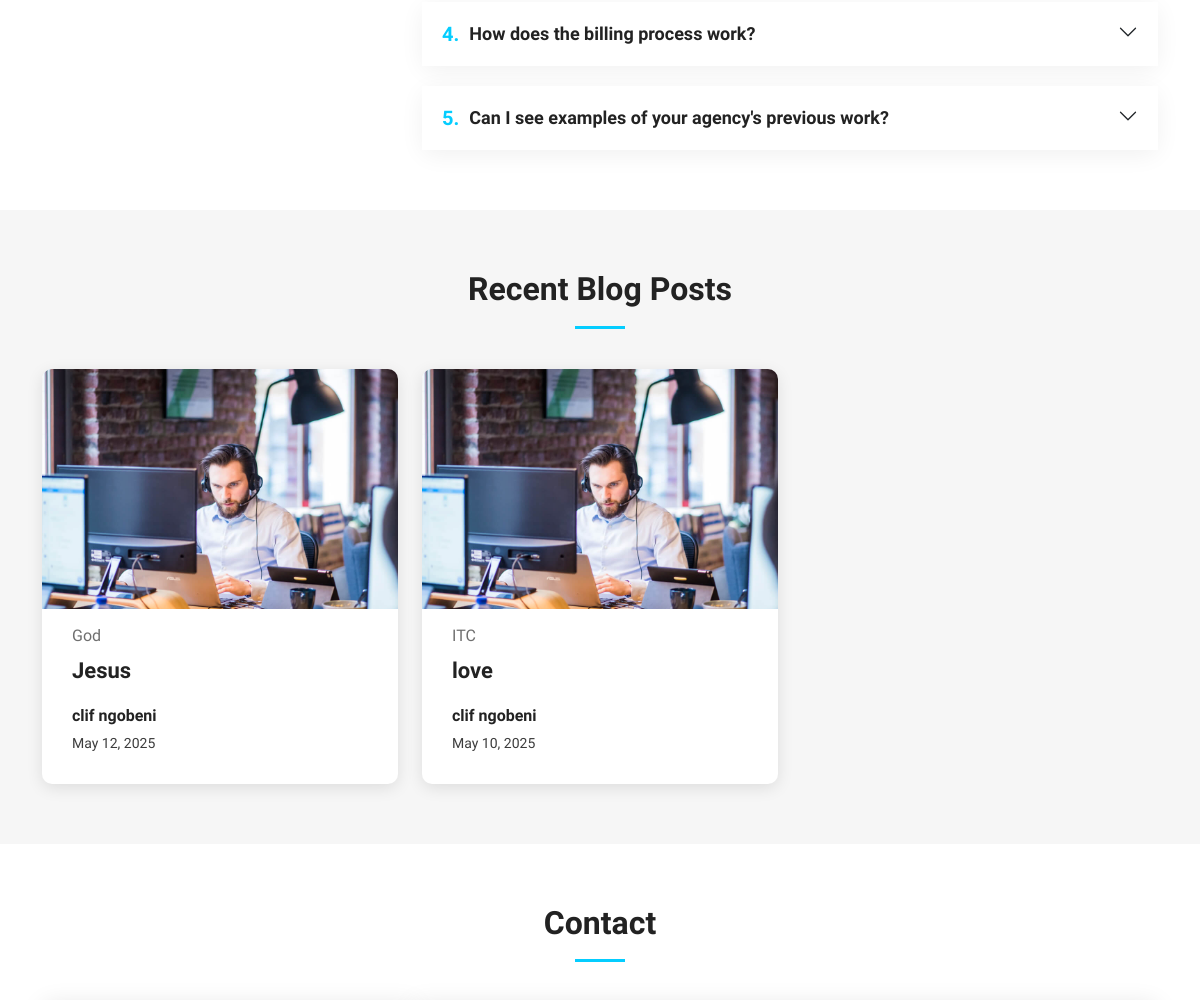
Before: / (middle part) with the older database file.
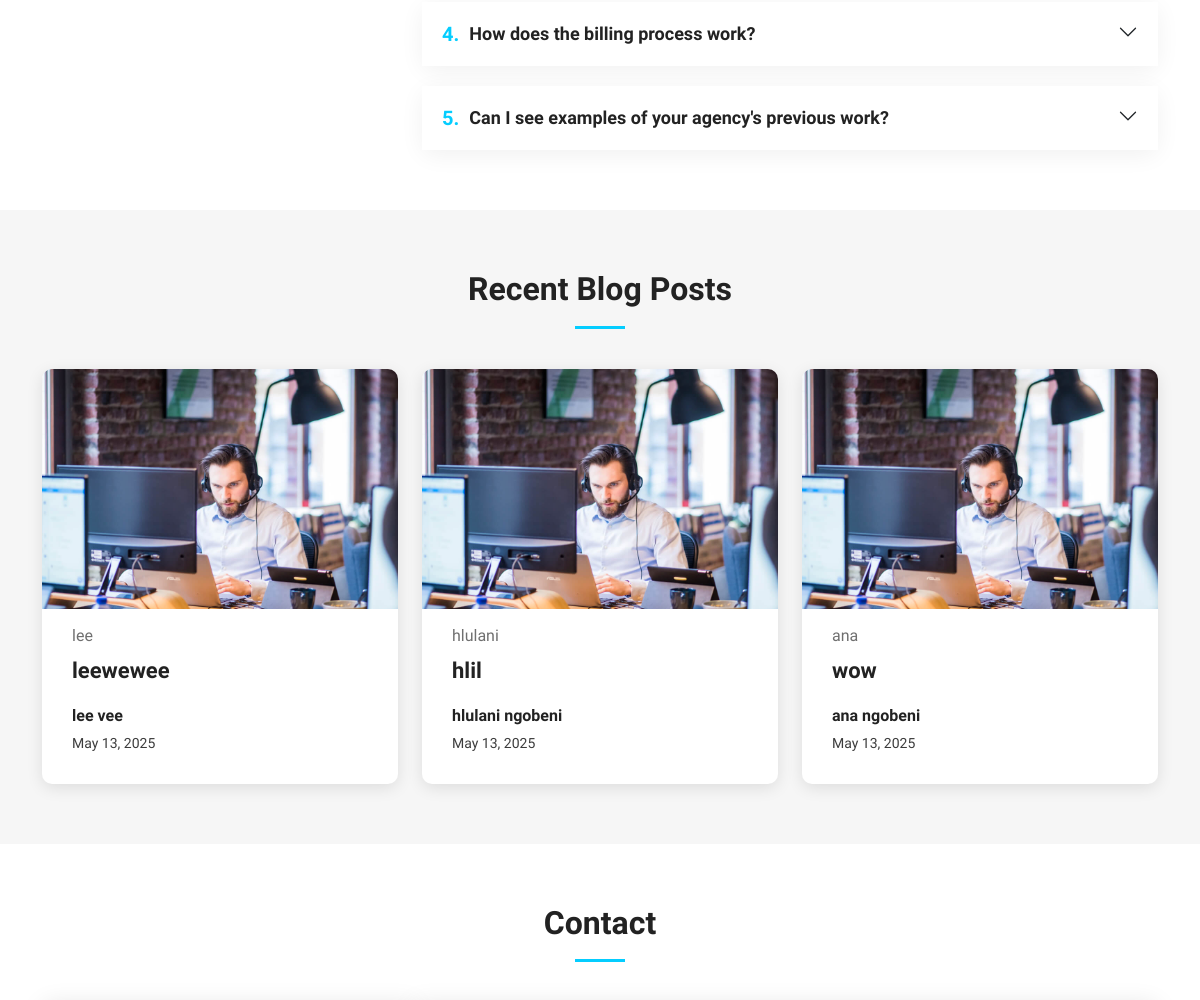
After: the same page with the newer database file.
### appwebsite/models.py (models this page shows, shortened)
class FrequentlyAskedQuestionsInfo(models.Model):
    questions = models.CharField(max_length=255)
    answer= models.TextField()

class BlogInfo(models.Model):
    img = models.CharField(max_length=255,null=True,blank=True)
    topic_category= models.CharField(max_length=255,null=True,blank=True)
    title = models.CharField(max_length=255)
    author = models.ForeignKey(AuthorInfor,null=True, on_delete=models.CASCADE)
    context = models.TextField(null=True)
    date_created = models.DateTimeField(default=timezone.now)

class AuthorInfor(models.Model):
    first_name = models.CharField(max_length=50)
    last_name = models.CharField(max_length=50)
    country = models.CharField(max_length=50)
    joined_date = models.DateTimeField(null=True,blank=True)

### appwebsite/views.py (the view)
# urls.py: path('',views.home,name='home-page'),
def home(request):
    company = CompanyInfo.objects.first()
    service = ServiceInfo.objects.all()
    testimonial = TestimonialIfor.objects.all()
    asked_questions = FrequentlyAskedQuestionsInfo.objects.all()
    blog_post = BlogInfo.objects.all().order_by("-date_created")[:3]
    context = {
    'company_name':company.company_name,
    "location":company.location,
    'phone':company.phone,
    'email': company.email,
    'open_hours':company.open_hours,
    'video_url': company.video_url,
    'twitter_url': company.twitter_url,
    'instagram_url':company.instagram_url,
    'linkedin_url': company.linkedin_url,
    'facebook_url':company.facebook_url,
    'service': service,
    'testimonial':testimonial,
    'asked_questions':asked_questions,
    'blog_post':blog_post,
    }
    return render(request, 'appwebsite/home.html', context)

### templates/appwebsite/home.html (shortened to what this page needs)
{% extends 'appwebsite/base.html' %}
{% load static %}
{% block website %}
    <section id="faq" class="faq">
      <div class="container" data-aos="fade-up">
        <div class="row gy-4">
          <div class="col-lg-4">
          </div>
          <div class="col-lg-8">
            <div class="accordion accordion-flush" id="faqlist" data-aos="fade-up" data-aos-delay="100">
              {% for questions in asked_questions %}
                <div class="accordion-item">
                  <h3 class="accordion-header">
                    <button class="accordion-button collapsed" type="button" data-bs-toggle="collapse" data-bs-target="#faq-content-{{ forloop.counter}}.">
                      <span class="num">{{ forloop.counter}}.</span>
                      {{questions.questions}}
                    </button>
                  </h3>
                </div>
              {% endfor %}
            </div>
          </div>
        </div>
      </div>
    </section>
    <section id="recent-posts" class="recent-posts sections-bg">
      <div class="container" data-aos="fade-up">
        <div class="section-header">
          <h2>Recent Blog Posts</h2>
        </div>
        <div class="row gy-4">
          {% for blog in blog_post %}
            <div class="col-xl-4 col-md-6">
            <article>
              <div class="post-img">
                {% if 'http' in blog.img %}
                  <img src="{{ blog.img }}" class="testimonial-img flex-shrink-0" alt="">
                {% else %}
                  <img src="{% static 'assets/img/blog/blog-1.jpg' %}" alt="" class="img-fluid">
                {% endif %}
              </div>
              <p class="post-category">{{blog.topic_category}}</p>
              <h2 class="title">
                <a href="{% url 'blog-page' blog_id=blog.id %}"> {{blog.title}}</a>
              </h2>
              <div class="d-flex align-items-center">
                <div class="post-meta">
                  <p class="post-author">{{blog.author.first_name}} {{blog.author.last_name}} </p>
                  <p class="post-date">
                    <time datetime="2022-01-01">{{blog.date_created |date:"M j, Y"}}</time>
                  </p>
                </div>
              </div>
            </article>
          </div>
          {% endfor %}
        </div>
      </div>
    </section>
    <section id="contact" class="contact">
      <div class="container" data-aos="fade-up">
        <div class="section-header">
          <h2>Contact</h2>
        </div>
        <div class="row gx-lg-0 gy-4">
        </div>
      </div>
    </section>
{% endblock website %}

### templates/appwebsite/base.html (shortened to what this page needs)
{% load static %}
<!DOCTYPE html>
<html lang="en">
<head>
  <link href="{% static 'assets/vendor/bootstrap/css/bootstrap.min.css' %}" rel="stylesheet">
  <link href="{% static 'assets/vendor/bootstrap-icons/bootstrap-icons.css' %}" rel="stylesheet">
  <link href="{% static 'assets/vendor/aos/aos.css' %}" rel="stylesheet">
  <link href="{% static 'assets/vendor/glightbox/css/glightbox.min.css' %}" rel="stylesheet">
  <link href="{% static 'assets/vendor/swiper/swiper-bundle.min.css' %}" rel="stylesheet">
  <link href="{% static 'css/main.css' %}" rel="stylesheet">
</head>
<body>
  <main id="main">
      {% block website %}
      {% endblock website %}
  </main>
</body>
</html>

### templates/appwebsite/header.html (shortened to what this page needs)
{% load static %}

### templates/appwebsite/testimonials.html (shortened to what this page needs)
{% load static %}

### templates/appwebsite/footer.html (shortened to what this page needs)
 {% load static %}

### templates/appwebsite/js.html (shortened to what this page needs)
{% load static %}

### static/css/main.css (style rules this page uses)
:root { --font-default: "Open Sans", system-ui, -apple-system, "Segoe UI", Roboto, "Helvetica Neue", Arial, "Noto Sans", "Liberation Sans", sans-serif, "Apple Color Emoji", "Segoe UI Emoji", "Segoe UI Symbol", "Noto Color Emoji"; --font-primary: "Montserrat", sans-serif; --font-secondary: "Poppins", sans-serif; }
:root { --color-default: #222222; --color-primary: #04cdff; --color-secondary: #f85a40; }
:root { scroll-behavior: smooth; }
body { font-family: var(--font-default); color: var(--color-default); }
a { color: var(--color-primary); text-decoration: none; }
h1, h2, h3, h4, h5, h6 { font-family: var(--font-primary); }
section { padding: 60px 0; overflow: hidden; }
.sections-bg { background-color: #f6f6f6; }
.section-header { text-align: center; padding-bottom: 20px; }
.section-header h2 { font-size: 32px; font-weight: 600; margin-bottom: 20px; padding-bottom: 20px; position: relative; }
.section-header h2:after { content: ""; position: absolute; display: block; width: 50px; height: 3px; background: var(--color-primary); left: 0; right: 0; bottom: 0; margin: auto; }
section { scroll-margin-top: 70px; }
.faq .accordion-item { border: 0; margin-bottom: 20px; box-shadow: 0px 5px 25px 0px rgba(0, 0, 0, 0.06); border-radius: 10px; }
.faq .accordion-item:last-child { margin-bottom: 0; }
.faq .accordion-button { padding: 20px 50px 20px 20px; font-weight: 600; border: 0; font-size: 18px; line-height: 24px; color: var(--color-default); text-align: left; background: #fff; box-shadow: none; border-radius: 10px; }
.faq .accordion-button .num { padding-right: 10px; font-size: 20px; line-height: 0; color: var(--color-primary); }
.faq .accordion-button:after { position: absolute; right: 20px; top: 20px; }
.recent-posts article { box-shadow: 0 4px 16px rgba(0, 0, 0, 0.1); background-color: #fff; padding: 30px; height: 100%; border-radius: 10px; overflow: hidden; }
.recent-posts .post-img { max-height: 240px; margin: -30px -30px 15px -30px; overflow: hidden; }
.recent-posts .post-category { font-size: 16px; color: #6f6f6f; margin-bottom: 10px; }
.recent-posts .title { font-size: 22px; font-weight: 700; padding: 0; margin: 0 0 20px 0; }
.recent-posts .title a { color: var(--color-default); transition: 0.3s; }
.recent-posts .post-author { font-weight: 600; margin-bottom: 5px; }
.recent-posts .post-date { font-size: 14px; color: #3c3c3c; margin-bottom: 0; }

Changed rows visible on the page:
no longer on this page (row unchanged): BlogInfo: topic_category "God", title "Jesus", author.first_name "clif", author.last_name "ngobeni", date_created "May 12, 2025"
no longer on this page (row unchanged): BlogInfo: topic_category "ITC", title "love", author.first_name "clif", author.last_name "ngobeni", date_created "May 10, 2025"
added BlogInfo: topic_category "lee", title "leewewee", author.first_name "lee", author.last_name "vee", date_created "May 13, 2025"
added BlogInfo: topic_category "hlulani", title "hlil", author.first_name "hlulani", author.last_name "ngobeni", date_created "May 13, 2025"
added BlogInfo: topic_category "ana", title "wow", author.first_name "ana", author.last_name "ngobeni", date_created "May 13, 2025"
